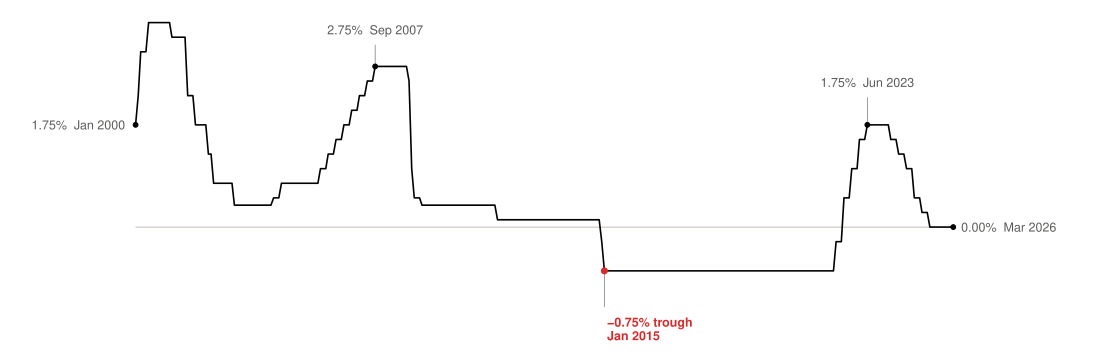

R code for this plot:
# Task 7 v5 — SNB policy rate, 2000-2026 (Tufte data-ink rigor).
# v5 changes vs v4: added a fifth annotation at the post-NIRP peak
#   (1.75% Jun 2023). Without it the upward swing between the Sep 2022
#   exit and the Mar 2026 cut had no labelled extreme — the eye saw the
#   line peak at ~1.75% but the value wasn't anchored. The new label
#   gives the chart cycle symmetry: "1.75% Jan 2000" at the start,
#   "1.75% Jun 2023" at the recovery peak, "0.00% Mar 2026" at the end.
#   Reader now sees the rate cycled back to the same magnitude it
#   started at before falling to zero.
#
# v4 changes vs v3: dropped two of the six annotations.
#   * "NIRP introduced Dec 2014" — removed. The line itself shows a
#     sharp downward step at end-2014 from positive to negative
#     territory; calling it out adds redundant ink for an event the
#     shape already conveys.
#   * "Exit Sep 2022" — removed. Same reason: the line jumps visibly
#     from -0.25% to +0.50% in September 2022, and the upward break
#     is self-evident. The label sat above the zero line which read
#     visually awkward (NIRP exit annotated *above* the negative-rate
#     story).
#   The four remaining anchors are all data extremes or endpoints of
#   the visible series: start (Jan 2000, 1.75%), pre-GFC peak (Sep 2007,
#   2.75%), trough (Jan 2015, -0.75%), end (Mar 2026, 0.00%). Tufte's
#   rule: every label should mark a data fact the eye can't read off
#   the line. Regime-change events are inferred from the shape;
#   extremes are not.
#
# v3 changes vs v2: design-system palette migration only. The trough dot
#   and label still pull from `pg_palette$heritage_red`, which under the
#   v4 palette is now the actual PG brand red (#D92B2B) instead of v3's
#   deep sage. The trough is one observation out of 315 (~0.3% of the
#   chart's ink) and is the most extreme value in the series — the
#   canonical "highlight one extreme value in red" usage that the new
#   colour discipline explicitly endorses.
#
# v2 changes vs v1:
#   * Added pre-GFC peak (2.75% Sep 2007) as an inline-above anchor so the
#     chart's full vertical range earns a label, and the post-NIRP +1.75%
#     bump reads as a partial recovery to a lower-high (not an all-time peak).
#   * Title/subtitle rewritten in the Quarto file (the previous wording
#     implied a continuous below-zero stretch ending at zero, which the line
#     contradicts — the rate hiked to +1.75% between exit and the 2026 cut).
#
# Sparkline-style: no axes, no ticks, no gridlines, no border, no legend.
# The line + 6 annotations carry every piece of information.
# Heritage Red is used exactly once (the -0.75% trough) as the single
# preattentive cue. Faint zero reference is the only non-line ink, and
# it is data-relevant: the rate crosses zero twice.
#
# Source: Swiss National Bank, "Official rates of the SNB" cube `snboffzisa`,
# data portal data.snb.ch. Splice: LIBOR target band mid (UG0+OG0)/2 for
# pre-Jun-2019 + SNB Leitzins (LZ) for Jun-2019 onward. The SNB itself
# treats this as one continuous policy-rate history.

setwd("/Users/alexanderweber/Documents/hsg/6_semester/data_visualization_with_ai")

suppressPackageStartupMessages({
  library(dplyr)
  library(readr)
  library(tidyr)
  library(ggplot2)
})

source("design_system.R")

chart_family <- ""  # PDF-native fallback; see task_02 / task_05 notes.

# Read the SNB CSV. The file has 3 metadata rows + a UTF-8 BOM above
# the actual column header (`Date;D0;Value`), so skip = 3 lets readr
# pick up the header on the next line.
raw <- read_delim(
  "data/task_07/snboffzisa.csv",
  delim = ";",
  skip  = 3,
  col_types = cols(Date = col_character(),
                   D0   = col_character(),
                   Value = col_character()),
  show_col_types = FALSE
) %>%
  mutate(date  = as.Date(paste0(Date, "-15")),
         Value = suppressWarnings(as.numeric(Value)))

# Splice the two series.
band_mid <- raw %>%
  filter(D0 %in% c("UG0", "OG0")) %>%
  select(date, D0, Value) %>%
  pivot_wider(names_from = D0, values_from = Value) %>%
  mutate(rate = (UG0 + OG0) / 2) %>%
  filter(!is.na(rate), date < as.Date("2019-06-01")) %>%
  select(date, rate)

leitzins <- raw %>%
  filter(D0 == "LZ", !is.na(Value), date >= as.Date("2019-06-01")) %>%
  select(date, rate = Value)

policy <- bind_rows(band_mid, leitzins) %>%
  arrange(date) %>%
  filter(date >= as.Date("2000-01-01"))

cat("Series rows:", nrow(policy),
    " range:", as.character(min(policy$date)), "to",
                as.character(max(policy$date)), "\n")
cat("Trough:", min(policy$rate),
    " peak:", max(policy$rate), "\n")

# Annotation table. Each row corresponds to a single data point on the line.
# Endpoint labels sit inline with the data value (Tufte's sparkline pattern):
# label x-offset is to the left of the start point and to the right of the
# end point, label y is the rate value itself, so the labels never overlap
# the line. Event and trough labels sit off the line, anchored by faint
# leader segments. Five annotations, each one earns its place:
#   - start anchor (where the chart begins)
#   - NIRP introduction (regime change)
#   - trough (extreme value, the story)
#   - exit from negative rates (regime change)
#   - end anchor (where the chart ends)
ann <- tibble::tribble(
  ~date,                  ~rate,  ~label,                       ~lbl_x,                   ~lbl_y,  ~role,
  as.Date("2000-01-15"),   1.75,  "1.75%  Jan 2000",            as.Date("1999-09-15"),     1.75,   "endpoint_left",
  as.Date("2007-09-15"),   2.75,  "2.75%  Sep 2007",            as.Date("2007-09-15"),     3.30,   "peak_above",
  as.Date("2015-01-15"),  -0.75,  "-0.75% trough\nJan 2015",    as.Date("2015-02-15"),    -1.55,   "trough",
  as.Date("2023-06-15"),   1.75,  "1.75%  Jun 2023",            as.Date("2023-06-15"),     2.40,   "peak_above",
  as.Date("2026-03-15"),   0.00,  "0.00%  Mar 2026",            as.Date("2026-06-15"),     0.00,   "endpoint_right"
)

# Faint leader lines from data point to label. Stop the leader short of
# the label (gap_y) so the leader and text don't kiss.
gap_y <- 0.18
leaders <- ann %>%
  filter(role %in% c("event_above", "trough", "peak_above")) %>%
  mutate(x = date, xend = date, y = rate,
         yend = lbl_y - ifelse(lbl_y > rate, gap_y, -gap_y))

p <- ggplot(policy, aes(x = date, y = rate)) +
  # 1) Faint zero reference. The rate crosses this twice — data-relevant.
  #    Drawn only over the data range so it doesn't strike through the
  #    end-of-series label that sits at y = 0.
  annotate("segment",
           x = min(policy$date), xend = max(policy$date),
           y = 0, yend = 0,
           color = pg_palette$dark_quartz, linewidth = 0.25) +
  # 2) Leader lines (very thin, alloy gray) from data point to off-line labels.
  geom_segment(data = leaders,
               aes(x = x, xend = xend, y = y, yend = yend),
               color = pg_palette$alloy, linewidth = 0.2,
               inherit.aes = FALSE) +
  # 3) The data line.
  geom_line(color = pg_palette$onyx, linewidth = 0.55) +
  # 4) Markers at annotated points (small filled dots).
  geom_point(data = ann %>% filter(!role %in% c("trough")),
             aes(x = date, y = rate),
             color = pg_palette$onyx, size = 1.3) +
  geom_point(data = ann %>% filter(role == "trough"),
             aes(x = date, y = rate),
             color = pg_palette$heritage_red, size = 1.7) +
  # 5) Endpoint label, left side (start of series). hjust = 1 right-aligns
  #    the text so it sits to the LEFT of lbl_x, clearing the rising line.
  geom_text(data = ann %>% filter(role == "endpoint_left"),
            aes(x = lbl_x, y = lbl_y, label = label),
            family = chart_family, size = 3.0,
            color = pg_palette$alloy,
            hjust = 1, vjust = 0.5) +
  # 6) Endpoint label, right side (end of series). hjust = 0 left-aligns
  #    the text so it sits to the RIGHT of the end point.
  geom_text(data = ann %>% filter(role == "endpoint_right"),
            aes(x = lbl_x, y = lbl_y, label = label),
            family = chart_family, size = 3.0,
            color = pg_palette$alloy,
            hjust = 0, vjust = 0.5) +
  # 7) Event labels above the line (NIRP intro, exit).
  geom_text(data = ann %>% filter(role == "event_above"),
            aes(x = lbl_x, y = lbl_y, label = label),
            family = chart_family, size = 2.9,
            color = pg_palette$alloy,
            hjust = 0.5, vjust = 0,
            lineheight = 0.95) +
  # 7b) Pre-GFC peak label (above the line).
  geom_text(data = ann %>% filter(role == "peak_above"),
            aes(x = lbl_x, y = lbl_y, label = label),
            family = chart_family, size = 3.0,
            color = pg_palette$alloy,
            hjust = 0.5, vjust = 0) +
  # 8) Trough label (red, the single preattentive emphasis).
  geom_text(data = ann %>% filter(role == "trough"),
            aes(x = lbl_x, y = lbl_y, label = label),
            family = chart_family, size = 3.0,
            color = pg_palette$heritage_red,
            hjust = 0, vjust = 1, fontface = "bold",
            lineheight = 0.95) +
  # Coordinate system: pad x generously on both sides for inline labels,
  # pad y enough that off-line callouts don't clip.
  # `clip = "off"` lets endpoint labels extend past the panel bounds
  # without being cut by ggplot's default panel clipping.
  scale_x_date(expand = expansion(mult = c(0.10, 0.12))) +
  scale_y_continuous(limits = c(-2.0, 3.7),
                     expand = expansion(mult = c(0, 0))) +
  coord_cartesian(clip = "off") +
  labs(x = NULL, y = NULL) +
  theme_void(base_family = chart_family) +
  # Generous side margins because clip = "off" lets labels reach the page edge.
  theme(plot.margin = margin(t = 8, r = 30, b = 8, l = 30))

out_pdf <- "iterations/task_07/v5/snb_rate_v5.pdf"
ggsave(out_pdf, p, width = 28, height = 9, units = "cm", device = "pdf")
cat("Saved:", out_pdf, "\n")
